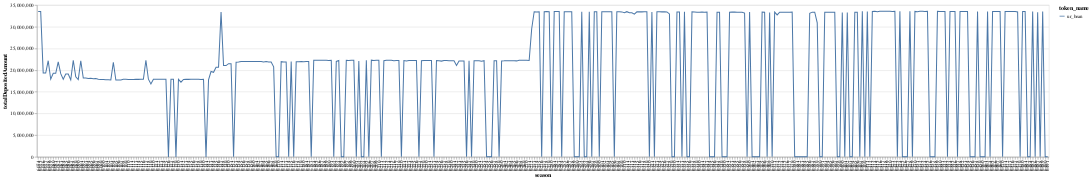

Here is the notebook cell this chart was saved with:
### Code cell
df_dep = df_dep.loc[df_dep.token_name == 'ur_bean']
alt.Chart(df_dep).mark_line().encode(
    x=alt.X("season:O"), 
    y=alt.Y("totalDepositedAmount:Q"), 
    color=alt.Color("token_name:N"), 
    tooltip=alt.Tooltip("totalDepositedAmount:Q")
).properties(width=2500)

### Figure 1 — Vega-Lite specification as saved in the notebook (floating-point values rounded to 4 significant figures; data arrays with more than 128 entries replaced by an {"elided": "..."} marker saying what was removed)
{"config": {"view": {"continuousWidth": 400, "continuousHeight": 300}}, "data": {"name": "data-88ea796ce23ef29d1a7d1ec29bfa387d"}, "mark": "line", "encoding": {"color": {"field": "token_name", "type": "nominal"}, "tooltip": {"field": "totalDepositedAmount", "type": "quantitative"}, "x": {"field": "season", "type": "ordinal"}, "y": {"field": "totalDepositedAmount", "type": "quantitative"}}, "width": 2500, "$schema": "https://vega.github.io/schema/vega-lite/v4.17.0.json", "datasets": {"data-88ea796ce23ef29d1a7d1ec29bfa387d": {"elided": "404 records"}}}
